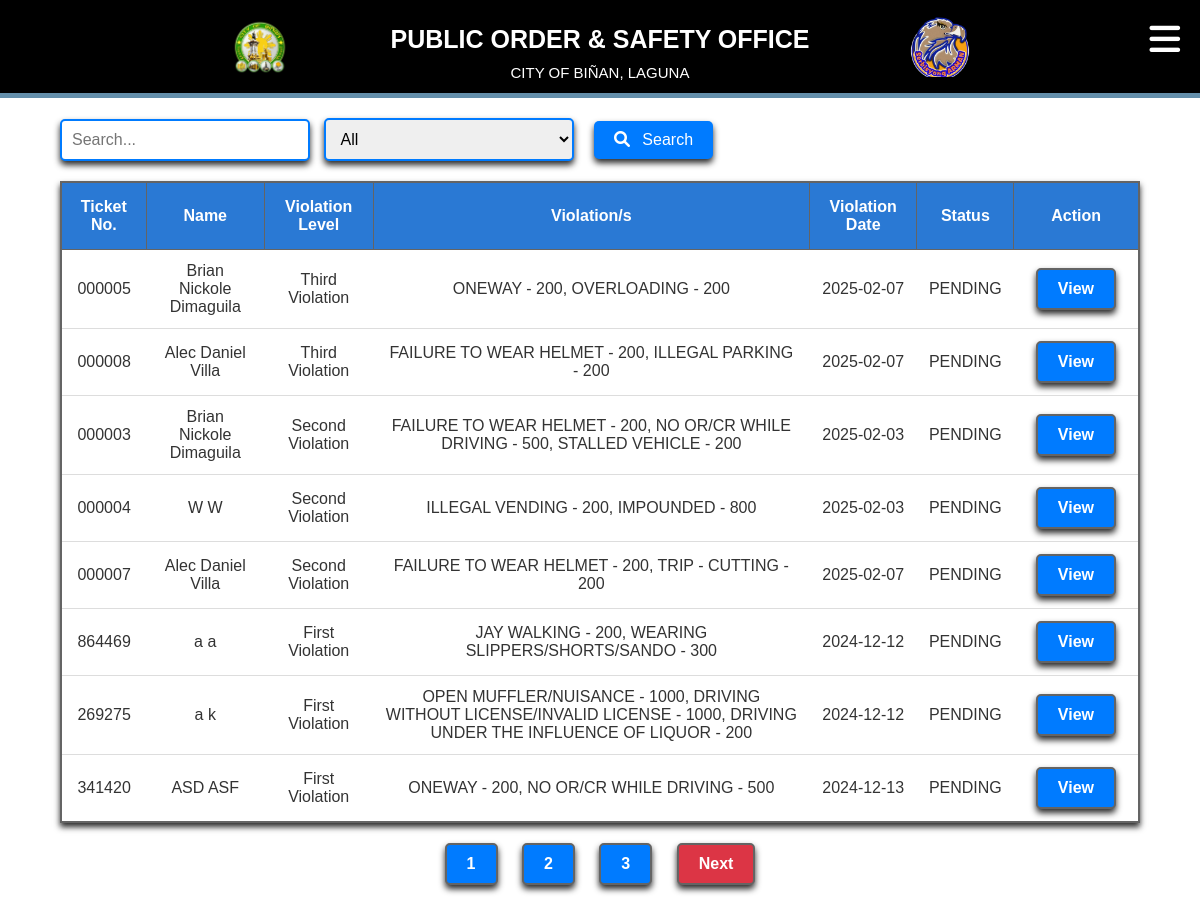
Before: /admin/report.php (signed in) with the older database file.
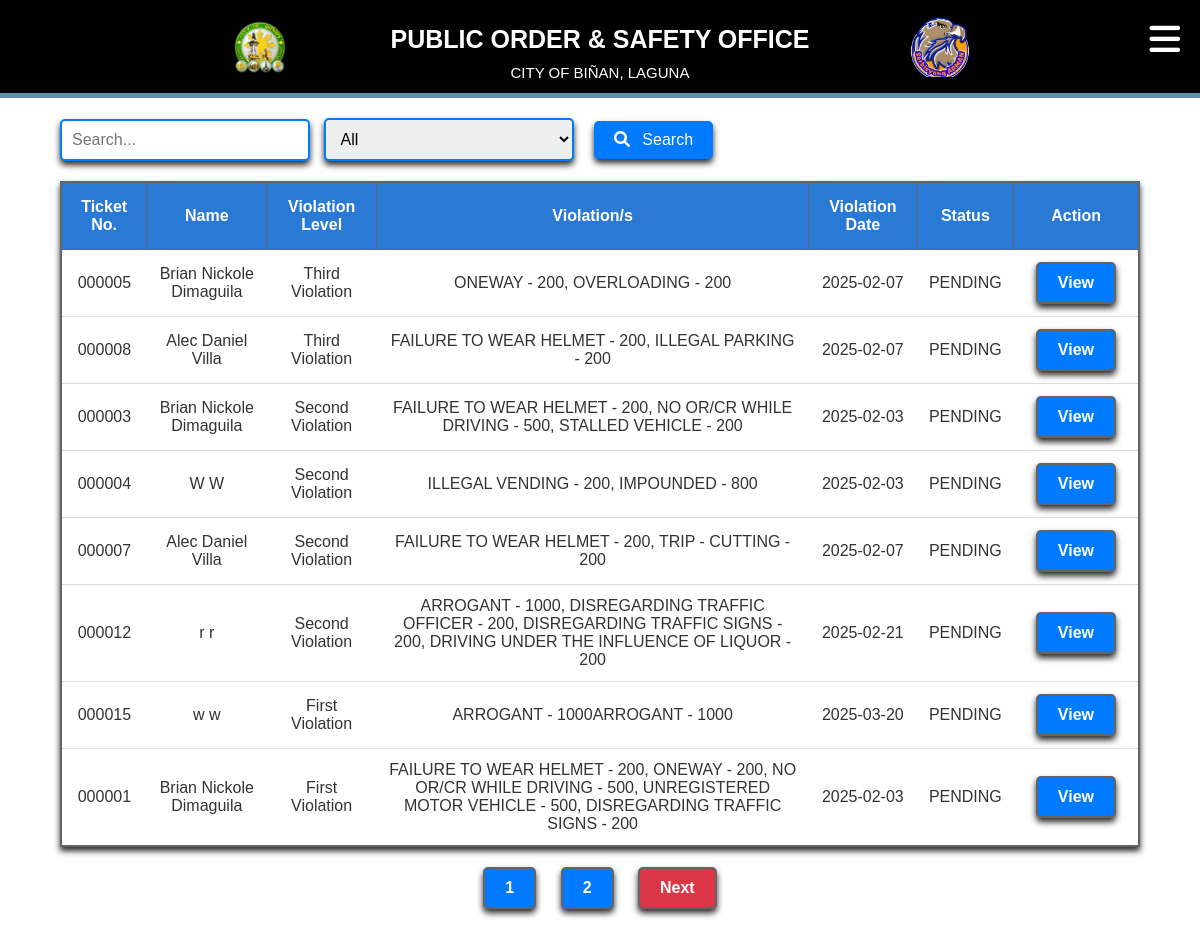
After: the same page with the newer database file.
### tables this page shows
CREATE TABLE `report` (
  `ID` int(11) NOT NULL,
  `ticket_number` varchar(6) DEFAULT NULL,
  `first_name` varchar(100) DEFAULT NULL,
  `middle_name` varchar(100) DEFAULT NULL,
  `last_name` varchar(100) DEFAULT NULL,
  `dob` date DEFAULT NULL,
  `address` varchar(255) DEFAULT NULL,
  `license` varchar(255) NOT NULL,
  `confiscated` enum('yes','no') NOT NULL,
  `violation_date` date DEFAULT NULL,
  `violation_time` time DEFAULT NULL,
  `street` varchar(100) DEFAULT NULL,
  `plate_number` varchar(20) DEFAULT NULL,
  `city` varchar(100) DEFAULT NULL,
  `registration` varchar(100) DEFAULT NULL,
  `vehicle_type` varchar(50) DEFAULT NULL,
  `vehicle_owner` varchar(100) DEFAULT NULL,
  `created_at` timestamp NOT NULL DEFAULT current_timestamp(),
  `signature` longblob NOT NULL
);

### admin/report.php (the view, shortened to what this page needs)
<?php
include 'connection.php';
$filter = isset($_GET['filter']) ? $_GET['filter'] : '';
$searchTerm = isset($_GET['search']) ? $_GET['search'] : '';
$limit = 8;
$page = isset($_GET['page']) ? $_GET['page'] : 1;
$start = ($page - 1) * $limit;
$sql = "
    SELECT
        r.ticket_number,
        r.violation_date,
        r.first_name,
        r.last_name,
        COALESCE(v.STATUS, v2.STATUS, v3.STATUS) AS payment_status,
        CASE
            WHEN v.ticket_number IS NOT NULL THEN 'First Violation'
            WHEN v2.ticket_number IS NOT NULL THEN 'Second Violation'
            WHEN v3.ticket_number IS NOT NULL THEN 'Third Violation'
            ELSE 'Unknown'
        END AS violation_level,
        CONCAT(
            IFNULL(v.first_violation, ''),
            IFNULL(v.others_violation, ''),
            IFNULL(v2.second_violation, ''),
            IFNULL(v2.others_violation, ''),
            IFNULL(v3.third_violation, ''),
            IFNULL(v3.others_violation, '')
        ) AS violations
    FROM
        report AS r
    LEFT JOIN
        violation AS v ON r.ticket_number = v.ticket_number
    LEFT JOIN
        2_violation AS v2 ON r.ticket_number = v2.ticket_number
    LEFT JOIN
        3_violation AS v3 ON r.ticket_number = v3.ticket_number
    WHERE
        (r.ticket_number LIKE :searchTerm
        OR r.first_name LIKE :searchTerm
        OR r.last_name LIKE :searchTerm)
";
$sql .= " LIMIT :start, :limit";
$stmt = $conn->prepare($sql);
$stmt->bindValue(':searchTerm', '%' . $searchTerm . '%');
$stmt->bindValue(':start', $start, PDO::PARAM_INT);
$stmt->bindValue(':limit', $limit, PDO::PARAM_INT);
$stmt->execute();
$reports = $stmt->fetchAll(PDO::FETCH_ASSOC);
$totalStmt = $conn->prepare("
    SELECT COUNT(*)
    FROM report AS r
    LEFT JOIN
        violation AS v ON r.ticket_number = v.ticket_number
    LEFT JOIN
        2_violation AS v2 ON r.ticket_number = v2.ticket_number
    LEFT JOIN
        3_violation AS v3 ON r.ticket_number = v3.ticket_number
    WHERE
        (r.ticket_number LIKE :searchTerm
        OR r.first_name LIKE :searchTerm
        OR r.last_name LIKE :searchTerm)
");
$totalStmt->bindValue(':searchTerm', '%' . $searchTerm . '%');
$totalStmt->execute();
$totalRecords = $totalStmt->fetchColumn();
$totalPages = ceil($totalRecords / $limit);
?>
<!DOCTYPE html>
<html lang="en">
<head>
    <link rel="stylesheet" href="/POSO/admin/css/report.css">
    <link rel="stylesheet" href="https://cdnjs.cloudflare.com/ajax/libs/font-awesome/6.0.0-beta3/css/all.min.css">
</head>
<body>
    <div class="main-content">
            <header class="navbar">
            <img src="/POSO/images/left.png" alt="City Logo" class="logo">
            <div>
                <p class="public">PUBLIC ORDER & SAFETY OFFICE</p>
                <p class="city">CITY OF BIÑAN, LAGUNA</p>
            </div>
            <img src="/POSO/images/arman.png" alt="POSO Logo" class="logo">
            <div class="hamburger" id="hamburger-icon">
            <i class="fa fa-bars"></i>
    </div>
            </header>
        <div class="search-filter">
            <form action="report.php" method="get">
                <input type="text" name="search" placeholder="Search..." value="<?php echo htmlspecialchars($searchTerm); ?>">
                <select name="filter">
                    <option value="">All</option>
                </select>
                <button type="submit"><i class="fas fa-search"></i> Search</button>
            </form>
        </div>
        <table class="table">
            <thead>
                <tr>
                    <th>Ticket No.</th>
                    <th>Name</th>
                    <th>Violation Level</th>
                    <th>Violation/s</th>
                    <th>Violation Date</th>
                    <th>Status</th>
                    <th>Action</th>
                </tr>
            </thead>
            <tbody>
                <?php foreach ($reports as $report) : ?>
                    <tr>
                        <td><?php echo htmlspecialchars($report['ticket_number']); ?></td>
                        <td><?php echo htmlspecialchars($report['first_name']) . ' ' . htmlspecialchars($report['last_name']); ?></td>
                        <td><?php echo htmlspecialchars($report['violation_level']); ?></td>
                        <td><?php echo htmlspecialchars($report['violations']); ?></td>
                        <td><?php echo htmlspecialchars($report['violation_date']); ?></td>
                        <td><?php echo htmlspecialchars($report['payment_status']); ?></td>
                        <td>
                            <a href="sm.php?ticket_number=<?php echo htmlspecialchars($report['ticket_number']); ?>" class="pagination-btn">View</a>
                        </td>
                    </tr>
                <?php endforeach; ?>
            </tbody>
        </table>
        <div class="pagination">
    <?php
        for ($i = 1; $i <= $totalPages; $i++):
            $activeClass = ($i == $page) ? 'active' : '';
    ?>
        <a href="?page=<?php echo $i; ?>&search=<?php echo urlencode($searchTerm); ?>&filter=<?php echo urlencode($filter); ?>" class="pagination-btn <?php echo $activeClass; ?>"><?php echo $i; ?></a>
    <?php endfor; ?>
    <?php
        if ($page < $totalPages):
    ?>
        <a href="?page=<?php echo min($totalPages, $page + 1); ?>&search=<?php echo urlencode($searchTerm); ?>&filter=<?php echo urlencode($filter); ?>" class="pagination-btn next">Next</a>
    <?php endif; ?>
</div>
    </div>
</body>
</html>

### admin/css/report.css (style rules this page uses)
* { margin: 0; padding: 0; box-sizing: border-box; }
body { font-family: Arial, sans-serif; display: flex; }
.navbar { display: flex; align-items: center; justify-content: center; margin-bottom: 20px; background-color: #000000; color: white; border-bottom-style: outset; border-color: #95d6ff; border-width: 5px; }
.public { font-size: 25px; font-weight: bold; margin-top: 25px; }
.city { font-size: 15px; margin-top: 10px; margin-bottom: 12px; }
.logo { width: 60px; height: auto; margin: 0 100px; }
.hamburger { font-size: 35px; cursor: pointer; z-index: 100; position: absolute; top: 20px; right: 20px; }
.table { border: 2px solid rgb(100, 100, 100); padding: 20px; text-align: center; border-collapse: collapse; margin: 20px auto; width: 90%; box-shadow: 0px 4px 6px rgba(0, 0, 0, 0.84); background-color: white; }
.main-content { flex-grow: 1; background-color: rgb(255, 255, 255) !important; }
header { text-align: center; margin-bottom: 20px; }
header img { height: 150px; vertical-align: middle; }
.search-filter { display: flex; align-items: center ; margin-bottom: 20px; margin-left: 60px; }
.search-filter input[type="text"] { width: 100% auto; padding: 10px; font-size: 16px; border: 1px solid #ccc; border-radius: 5px; box-shadow: 0px 4px 6px rgba(0, 0, 0, 0.84); }
.search-filter button { background-color: #2161EC; color: white; border: 1px solid rgb(99, 99, 99); padding: 10px 15px; font-size: 14px; border-radius: 5px; cursor: pointer; margin-left: 5px; box-shadow: 0px 4px 6px rgba(0, 0, 0, 0.84); }
table { width: 100% ; border-collapse: collapse; font-size: 16px; }
thead th { background-color: #2a79d4; border: 1px solid rgb(100, 100, 100); color: #fff; padding: 15px; text-align: center; font-weight: bold; }
tbody td { padding: 12px; text-align: center; border-bottom: 1px solid #ddd; color: #333; }
td a { color: #2161EC; text-decoration: none; margin-right: 10px; }
.pagination { text-align: center; margin-top: 20px; margin-bottom: 20px; }
.pagination-btn { display: inline-block; padding: 10px 20px; margin: 0 10px; background-color: #007bff; color: white; text-decoration: none; border-radius: 5px; border: 2px solid rgb(100, 100, 100); font-weight: bold; font-size: 16px; transition: background-color 0.3s, transform 0.2s; box-shadow: 0px 4px 6px rgba(0, 0, 0, 0.84); }
.pagination-btn.next { background-color: #dc3545; }
.search-filter form { display: inline-block; margin-right: 20px; }
.search-filter select, .search-filter input[type="text"] { padding: 10px; font-size: 16px; border-radius: 5px; border: 2px solid #007bff; margin-right: 10px; outline: none; width: 250px; box-shadow: 0px 4px 6px rgba(0, 0, 0, 0.84); }
.search-filter button { background-color: #007bff; color: white; border: none; padding: 10px 20px; font-size: 16px; border-radius: 5px; cursor: pointer; transition: background-color 0.3s, transform 0.2s; }
.search-filter button i { margin-right: 8px; }

Changed rows visible on the page:
removed report: ticket_number "864469", first_name "a", last_name "a", violation_level "First Violation", violations "JAY WALKING - 200, WEARING SLIPPERS/SHORTS/SANDO - 300", violation_date "2024-12-12", payment_status "PENDING"
removed report: ticket_number "269275", first_name "a", last_name "k", violation_level "First Violation", violations "OPEN MUFFLER/NUISANCE - 1000, DRIVING WITHOUT LICENSE/INVALID LICENSE - 1000, DRIVING UNDER THE INFLUENCE OF LIQUOR - 200", violation_date "2024-12-12", payment_status "PENDING"
removed report: ticket_number "341420", first_name "ASD", last_name "ASF", violation_level "First Violation", violations "ONEWAY - 200, NO OR/CR WHILE DRIVING - 500", violation_date "2024-12-13", payment_status "PENDING"
added report: ticket_number "000012", first_name "r", last_name "r", violation_level "Second Violation", violations "ARROGANT - 1000, DISREGARDING TRAFFIC OFFICER - 200, DISREGARDING TRAFFIC SIGNS - 200, DRIVING UNDER THE INFLUENCE OF LIQUOR - 200", violation_date "2025-02-21", payment_status "PENDING"
added report: ticket_number "000015", first_name "w", last_name "w", violation_level "First Violation", violations "ARROGANT - 1000ARROGANT - 1000", violation_date "2025-03-20", payment_status "PENDING"
now on this page (row unchanged): report: ticket_number "000001", first_name "Brian Nickole", last_name "Dimaguila", violation_level "First Violation", violations "FAILURE TO WEAR HELMET - 200, ONEWAY - 200, NO OR/CR WHILE DRIVING - 500, UNREGISTERED MOTOR VEHICLE - 500, DISREGARDING TRAFFIC SIGNS - 200", violation_date "2025-02-03", payment_status "PENDING"
Other visible differences:
list line gone: "3"
